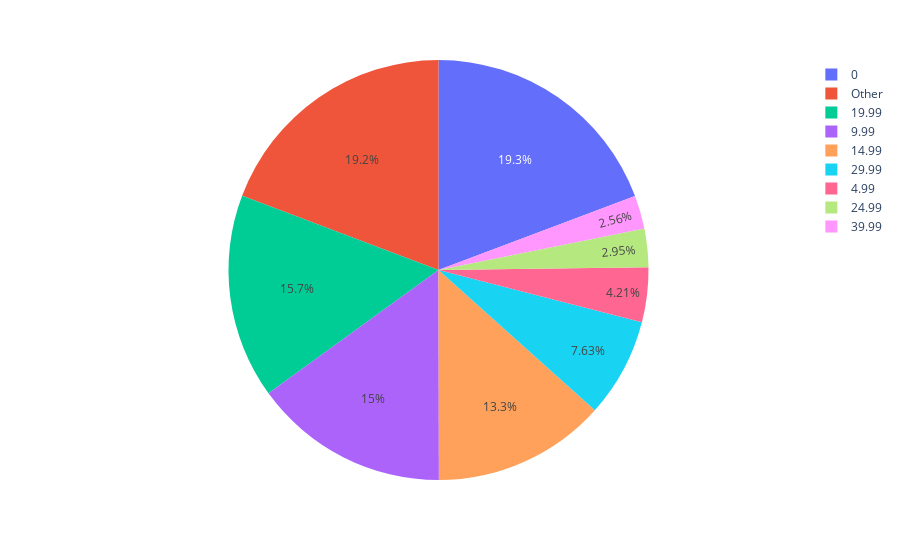

Write notebook code for a chart like this one.
### Code cell
fig = px.pie(df_p, values='counts', names=labels)
fig.show()

### Figure 1 — Plotly figure (JSON) as saved in the notebook; plotly's stock layout.template omitted (floating-point values rounded to 4 significant figures)
{"data": [{"domain": {"x": [0, 1], "y": [0, 1]}, "hovertemplate": "price=%{label}<br>counts=%{value}<extra></extra>", "labels": ["Other", 9.99, 4.99, "Other", 24.99, 14.99, "Other", 29.99, 19.99, 0, 39.99, "Other", "Other", "Other", "Other", "Other", "Other", "Other", "Other", "Other", "Other", "Other", "Other", "Other", "Other", "Other", "Other", "Other", "Other", "Other", "Other", "Other", "Other", "Other", "Other", "Other", "Other", "Other", "Other", "Other", "Other", "Other", "Other", "Other", "Other", "Other", "Other", "Other", "Other", "Other", "Other", "Other", "Other", "Other", "Other", "Other", "Other"], "legendgroup": "", "name": "", "showlegend": true, "type": "pie", "values": [84, 9604, 2691, 301, 1886, 8520, 642, 4870, 10057, 12305, 1636, 407, 971, 30, 529, 665, 842, 518, 104, 203, 689, 88, 407, 426, 917, 283, 263, 81, 253, 635, 312, 59, 492, 267, 61, 27, 19, 65, 21, 85, 46, 139, 49, 88, 48, 67, 165, 104, 188, 102, 94, 191, 14, 67, 5, 71, 101]}], "layout": {"legend": {"tracegroupgap": 0}, "margin": {"t": 60}}}
